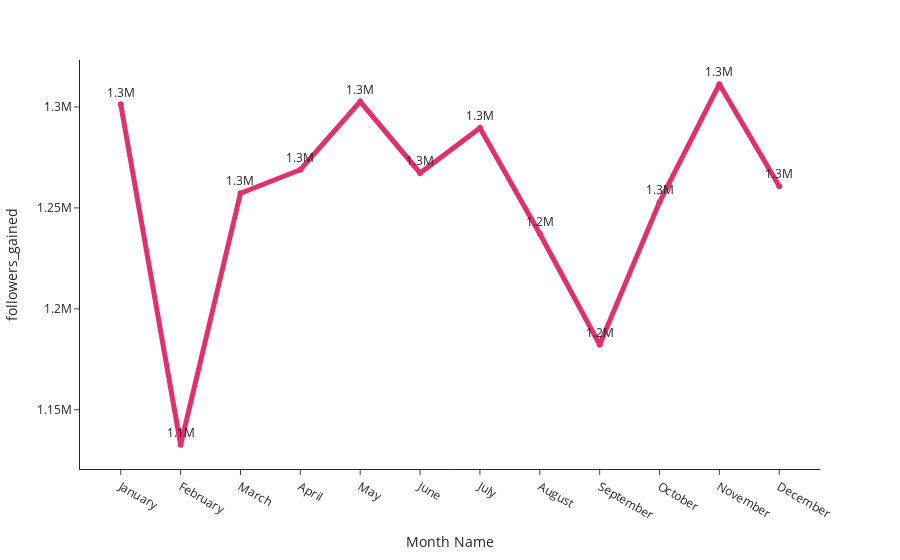

Notebook code cell kept with this figure:
### Code cell
chart_followers_gained_by_month = px.line( followers_gained_by_month_df, x = 'Month Name', y = 'followers_gained',
        template = 'simple_white', markers = True, text='followers_gained', width = 900,)
chart_followers_gained_by_month.update_traces(
    texttemplate="%{y:.2s}",
    textposition="top center",
    line=dict(width=5, color = '#E1306C')
)
chart_followers_gained_by_month

### Figure 1 — Plotly figure (JSON) as saved in the notebook; plotly's stock layout.template omitted (floating-point values rounded to 4 significant figures)
{"data": [{"hovertemplate": "Month Name=%{x}<br>followers_gained=%{text}<extra></extra>", "legendgroup": "", "line": {"color": "#E1306C", "dash": "solid", "width": 5}, "marker": {"symbol": "circle"}, "mode": "lines+markers+text", "name": "", "orientation": "v", "showlegend": false, "text": [1301000.0, 1133000.0, 1257000.0, 1269000.0, 1303000.0, 1267000.0, 1290000.0, 1237000.0, 1182000.0, 1253000.0, 1311000.0, 1261000.0], "textposition": "top center", "texttemplate": "%{y:.2s}", "type": "scatter", "x": ["January", "February", "March", "April", "May", "June", "July", "August", "September", "October", "November", "December"], "xaxis": "x", "y": [1301315, 1132638, 1257273, 1268918, 1302661, 1267308, 1289574, 1237238, 1182239, 1252866, 1311295, 1260757], "yaxis": "y"}], "layout": {"legend": {"tracegroupgap": 0}, "margin": {"t": 60}, "width": 900, "xaxis": {"anchor": "y", "domain": [0, 1], "title": {"text": "Month Name"}}, "yaxis": {"anchor": "x", "domain": [0, 1], "title": {"text": "followers_gained"}}}}
